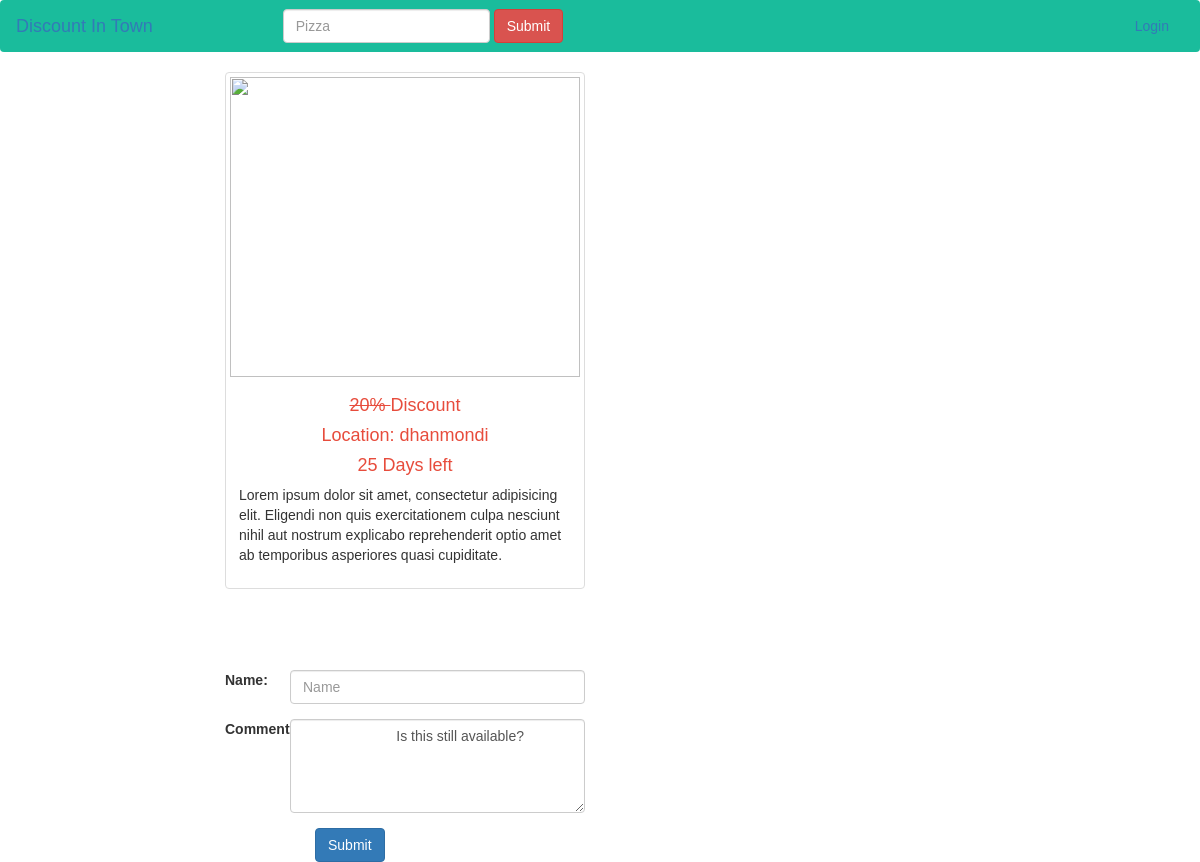
The app's page /postdetails.php?postid=127 with its own data.
### tables this page shows
CREATE TABLE `post` (
  `postid` int(255) NOT NULL,
  `userid` int(255) NOT NULL,
  `postdate` date NOT NULL,
  `locationid` int(255) NOT NULL,
  `categoryid` int(30) NOT NULL,
  `postdesc` text NOT NULL,
  `imglink` text NOT NULL,
  `expire` int(255) NOT NULL,
  `discountrate` int(255) NOT NULL,
  `poststatus` tinyint(2) NOT NULL,
  `latitude` float(23,19) NOT NULL,
  `longitude` float(23,19) NOT NULL
);

CREATE TABLE `location` (
  `id` int(255) NOT NULL,
  `locationname` varchar(255) NOT NULL DEFAULT 'dhanmondi',
  `latitude` float(23,19) NOT NULL,
  `Longitude` float(23,19) NOT NULL
);

### postdetails.php (the view, shortened to what this page needs)
<?php
include('connect.php');
include('header.php');
?>
<body>
<div class="container">
    <div class="row">
        <?php
        if (isset($_GET['postid'])){
            $postid = $_GET['postid'];
        }
        else {
            echo 'set failed';
             $postid = $_SESSION['postid'];
        }
        $sql = "SELECT * FROM post
                JOIN location ON location.id = post.locationid
                JOIN category ON post.categoryid = category.id
                WHERE post.postid = '$postid'";
        $result = $con->query($sql);
        $row = $result->fetch_assoc();
        $img = $row['imglink'];
        $img = str_replace(' ', '', $img);
        $postUserId = $row['userid'];
            echo  '
                     <div class="col-md-4 col-md-offset-2 lead">
                <div class="thumbnail">'
                . '
                   <img style="height:300px;" class="img" src="img/'. $img . '">'.'
                    <div class="caption" style="font-size: 14px">'.'
                        <h4><del> '  . $row['discountrate']  . '% </del>'. ' Discount ' .'</h4>
                        <h4>'.'Location: ' . $row['locationname']  . '</h4>
                        <h4>'.'' . $row['expire'] . ' Days left' .'</h4>
                        <p>'.'' . $row['postdesc']  .'</p>
                    </div>
                </div>
            </div>
                  ';
        ?>
        <div class="col-md-6">
            <div style="padding:10px">
                <div style="height: 300px; width: 100%;" id="map">
                </div>
            </div>
        </div>
    </div>
    <div class="row">
    <div class="col-md-4 col-md-offset-2">
    </div>
   </div>
    <div class="row">
        <div class="col-md-4 col-md-offset-2" style="padding-top: 40px">
            <form action="commentinsert.php" method="post">
                <?php
            if (isset($_SESSION['userid'])) {
                if (($postUserId == $_SESSION['userid'])) {
                    $sqlUpdate= "UPDATE comment SET commentstatus=1 WHERE postid = '$postid' AND  commentstatus=0";
                    $updateResult= $con->query($sqlUpdate);
                    echo '
                <div class="form-group row">
                    <label for="colFormLabel" class="col-sm-2 col-form-label">Comments</label>
                    <div class="col-sm-10">
                        <textarea rows="4" cols="50" name="comment" class="form-control">
                        Is this still available?
                        </textarea>
                    </div>
                </div>';
                } else {
                    echo '
                <div class="form-group row">
                    <label for="colFormLabelSm" class="col-sm-2 col-form-label col-form-label-sm">Name:</label>
                    <div class="col-sm-10">
                        <input type="text" name="name" class="form-control form-control-sm" id="colFormLabelSm" placeholder="Name">
                    </div>
                </div>
                <div class="form-group row">
                    <label for="colFormLabel" class="col-sm-2 col-form-label">Comments : </label>
                    <div class="col-sm-10">
                        <textarea rows="4" cols="50" name="comment" class="form-control">
                        Is this still available?
                        </textarea>
                    </div>
                </div>';
                }
            }
            else{
               echo '
                <div class="form-group row">
                    <label for="colFormLabelSm" class="col-sm-2 col-form-label col-form-label-sm">Name:</label>
                    <div class="col-sm-10">
                        <input type="text" name="name" class="form-control form-control-sm" id="colFormLabelSm" placeholder="Name">
                    </div>
                </div>
                <div class="form-group row">
                    <label for="colFormLabel" class="col-sm-2 col-form-label">Comments</label>
                    <div class="col-sm-10">
                        <textarea rows="4" cols="50" name="comment" class="form-control">
                        Is this still available?
                        </textarea>
                    </div>
                </div>';
            }
                ?>
                <input type="submit" class="btn col-md-offset-3 btn-primary mb-2" value="Submit">
            </form>
        </div>
    </div>
</div>
</body>
</html>

### css/style.css (style rules this page uses)
* { font-family: sans-serif; list-style: none; }
.caption h4 { color: #e74c3c; text-align: center; }
img { width: 100%; }
.thumbnail >img { height: 300px; }

### records on screen
post: discountrate "20", locationid.locationname "dhanmondi", expire "25", postdesc "Lorem ipsum dolor sit amet, consectetur adipisicing elit. Eligendi non quis exercitationem culpa nesciunt nihil aut nostrum explicabo reprehenderit optio amet ab temporibus asperiores quasi cupiditate."
